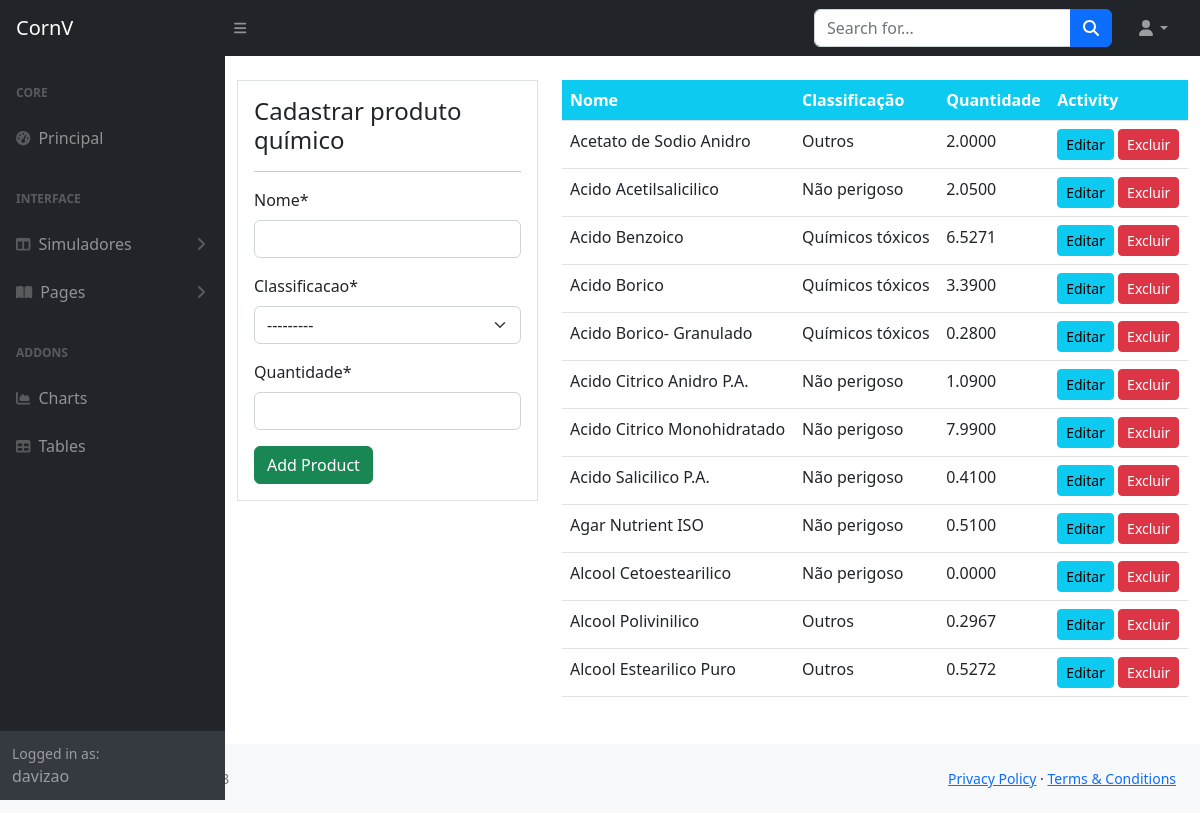
The page /produtos/ (signed in) on the database its author committed.
### estatisticas/models.py (models this page shows, shortened)
class Produto(models.Model):
    nome = models.CharField(max_length=200, null=True)
    classificacao = models.CharField(max_length=200, choices=CLASSIFICACAO , null=True)
    quantidade = models.DecimalField(max_digits=19, decimal_places=4, null=True)

### estatisticas/views.py (the view)
# urls.py: path('produtos/', views.produtos, name="estatisticas-produtos"),
@login_required(login_url='user-login', ) # está configurado nas settings > login_url.
def produtos(request):
    items = Produto.objects.all()
    workers = User.objects.all()
    retiradas = Retirada.objects.all()
    workers_count = workers.count()
    produtos_count = items.count()
    retiradas_count = retiradas.count()
    if request.method=="POST":
        form = ProdutoForm(request.POST)
        if form.is_valid():
            form.save()
            nome_produto = form.cleaned_data.get('nome')
            messages.success(request, f'O produto {nome_produto} foi registrado.')
            return redirect('estatisticas-produtos')
    else:
        form = ProdutoForm()
    context= {
        'items': items,
        'form' : form,
        'workers_count' : workers_count,
        'produtos_count' : produtos_count,
        'retiradas_count' :  retiradas_count,
    }
    return render(request, 'estatisticas/produtos.html', context)

### estatisticas/forms.py
class ProdutoForm(forms.ModelForm):
    class Meta:
        model = Produto
        fields = ['nome', 'classificacao', 'quantidade']

### templates/estatisticas/produtos.html (shortened to what this page needs)
{% extends 'partials/base.html' %}
{% load crispy_forms_tags %}
{% block content%}
 {% include 'partials/topnav.html' %}
<div class="container">
    <div class="row my-4">
        <div class="col-md-4">
            <div class="border bg-white p-3">
                <h4>Cadastrar produto químico</h4>
                <hr>
                <form method="POST" action="">
                    {{ form|crispy }}
                    <input class="btn btn-success btn-block" type="submit" value="Add Product">
                </form>
            </div>
        </div>
        <div class="col-md-8">
            <table class="table bg-white">
                <thead class="bg-info">
                    <tr class="text-white">
                        <th scope="col">Nome</th>
                        <th scope="col">Classificação</th>
                        <th scope="col">Quantidade</th>
                        <th scope="col">Activity</th>
                    </tr>
                </thead>
                <tbody>
                    {% for item in items %}
                    <tr>
                        <td>{{item.nome}}</td>
                        <td>{{item.classificacao}}</td>
                        <td>{{item.quantidade}}</td>
                        <td>
                            <a class="btn btn-info btn-sm" href="{% url 'estatisticas-produtos-update' item.id %}">Editar</a>
                            <a class="btn btn-danger btn-sm" href="{% url 'estatisticas-produtos-delete' item.id %}">Excluir</a>
                        </td>
                    </tr>
                    {% endfor %}
                </tbody>
            </table>
        </div>
    </div>
</div>
{% endblock %}

### templates/partials/base.html (shortened to what this page needs)
{% load static %}
<!DOCTYPE html>
<html lang="en">
    <head>
        <link href="https://cdn.jsdelivr.net/npm/simple-datatables@7.1.2/dist/style.min.css" rel="stylesheet" />
        <link href="{% static '/css/styles.css' %}" rel="stylesheet" />
    </head>
    <body class="sb-nav-fixed">
		{% include 'partials/topnav.html' %}
        <div id="layoutSidenav">
			{% include 'partials/sidebar.html' %}
			<div id="layoutSidenav_content">
                <main>
                        {% block content %} {% endblock %}
                        </div>
                    </div>
                <footer class="py-4 bg-light mt-auto">
                    {% include 'partials/footer.html' %}
                </footer>
    </body>
</html>

### templates/partials/topnav.html (shortened to what this page needs)
{% load static %}
<nav class="sb-topnav navbar navbar-expand navbar-dark bg-dark">
            <a class="navbar-brand ps-3" href="{% url 'estatisticas-index' %}">CornV</a>
            <button class="btn btn-link btn-sm order-1 order-lg-0 me-4 me-lg-0" id="sidebarToggle" href="#!"><i class="fas fa-bars"></i></button>
            <form class="d-none d-md-inline-block form-inline ms-auto me-0 me-md-3 my-2 my-md-0">
                <div class="input-group">
                    <input class="form-control" type="text" placeholder="Search for..." aria-label="Search for..." aria-describedby="btnNavbarSearch" />
                    <button class="btn btn-primary" id="btnNavbarSearch" type="button"><i class="fas fa-search"></i></button>
                </div>
            </form>
            <ul class="navbar-nav ms-auto ms-md-0 me-3 me-lg-4">
                <li class="nav-item dropdown">
                    <a class="nav-link dropdown-toggle" id="navbarDropdown" href="#" role="button" data-bs-toggle="dropdown" aria-expanded="false"><i class="fas fa-user fa-fw"></i></a>
                </li>
            </ul>
        </nav>

### templates/partials/sidebar.html (shortened to what this page needs)
{% load static%}
<div id="layoutSidenav_nav">
                <nav class="sb-sidenav accordion sb-sidenav-dark" id="sidenavAccordion">
                    <div class="sb-sidenav-menu">
                        <div class="nav">
                            <div class="sb-sidenav-menu-heading">Core</div>
                            <a class="nav-link" href="{% url 'estatisticas-index' %}">
                                <div class="sb-nav-link-icon"><i class="fas fa-tachometer-alt"></i></div>
                                Principal
                            </a>
                            <div class="sb-sidenav-menu-heading">Interface</div>
                            <a class="nav-link collapsed" href="#" data-bs-toggle="collapse" data-bs-target="#collapseLayouts" aria-expanded="false" aria-controls="collapseLayouts">
                                <div class="sb-nav-link-icon"><i class="fas fa-columns"></i></div>
                                Simuladores
                                <div class="sb-sidenav-collapse-arrow"><i class="fas fa-angle-down"></i></div>
                            </a>
                            <a class="nav-link collapsed" href="#" data-bs-toggle="collapse" data-bs-target="#collapsePages" aria-expanded="false" aria-controls="collapsePages">
                                <div class="sb-nav-link-icon"><i class="fas fa-book-open"></i></div>
                                Pages
                                <div class="sb-sidenav-collapse-arrow"><i class="fas fa-angle-down"></i></div>
                            </a>
                            <div class="sb-sidenav-menu-heading">Addons</div>
                            <a class="nav-link" href="charts.html">
                                <div class="sb-nav-link-icon"><i class="fas fa-chart-area"></i></div>
                                Charts
                            </a>
                            <a class="nav-link" href="tables.html">
                                <div class="sb-nav-link-icon"><i class="fas fa-table"></i></div>
                                Tables
                            </a>
                        </div>
                    </div>
                    <div class="sb-sidenav-footer">
                        <div class="small">Logged in as:</div>
                        {{ user.username }}
                    </div>
                </nav>
            </div>

### templates/partials/footer.html
{% load static %}
<div class="container-fluid px-4">
    <div class="d-flex align-items-center justify-content-between small">
        <div class="text-muted">Copyright &copy; Your Website 2023</div>
        <div>
            <a href="#">Privacy Policy</a>
            &middot;
            <a href="#">Terms &amp; Conditions</a>
        </div>
    </div>
</div>

### rows shown on the page
Produto: nome "Acetato de Sodio Anidro", classificacao "Outros", quantidade "2.0000"
Produto: nome "Acido Acetilsalicilico", classificacao "Não perigoso", quantidade "2.0500"
Produto: nome "Acido Benzoico", classificacao "Químicos tóxicos", quantidade "6.5271"
Produto: nome "Acido Borico", classificacao "Químicos tóxicos", quantidade "3.3900"
Produto: nome "Acido Borico- Granulado", classificacao "Químicos tóxicos", quantidade "0.2800"
Produto: nome "Acido Citrico Anidro P.A.", classificacao "Não perigoso", quantidade "1.0900"
Produto: nome "Acido Citrico Monohidratado", classificacao "Não perigoso", quantidade "7.9900"
Produto: nome "Acido Salicilico P.A.", classificacao "Não perigoso", quantidade "0.4100"
Produto: nome "Agar Nutrient ISO", classificacao "Não perigoso", quantidade "0.5100"
Produto: nome "Alcool Cetoestearilico", classificacao "Não perigoso", quantidade "0.0000"
Produto: nome "Alcool Polivinilico", classificacao "Outros", quantidade "0.2967"
Produto: nome "Alcool Estearilico Puro", classificacao "Outros", quantidade "0.5272"

### other values the page prints
{{ user.username }} "davizao"
